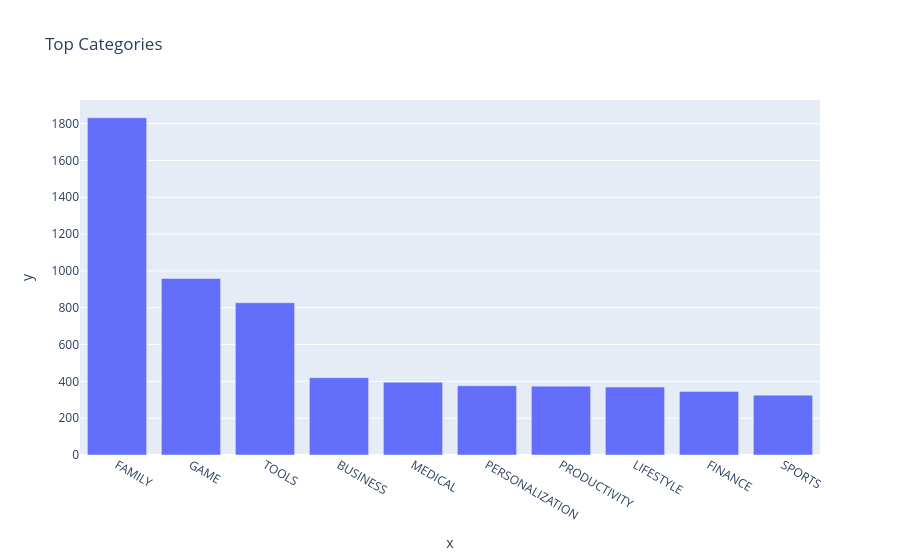

Notebook code for this chart:
### Code cell
fig = px.bar(
    x=top_categories.index,
    y=top_categories.values,
    title="Top Categories"
)

fig.show()

### Figure 1 — Plotly figure (JSON) as saved in the notebook; plotly's stock layout.template omitted (floating-point values rounded to 4 significant figures)
{"data": [{"hovertemplate": "x=%{x}<br>y=%{y}<extra></extra>", "legendgroup": "", "marker": {"color": "#636efa", "pattern": {"shape": ""}}, "name": "", "orientation": "v", "showlegend": false, "textposition": "auto", "type": "bar", "x": ["FAMILY", "GAME", "TOOLS", "BUSINESS", "MEDICAL", "PERSONALIZATION", "PRODUCTIVITY", "LIFESTYLE", "FINANCE", "SPORTS"], "xaxis": "x", "y": [1832, 959, 827, 420, 395, 376, 374, 369, 345, 325], "yaxis": "y"}], "layout": {"barmode": "relative", "legend": {"tracegroupgap": 0}, "title": {"text": "Top Categories"}, "xaxis": {"anchor": "y", "domain": [0, 1], "title": {"text": "x"}}, "yaxis": {"anchor": "x", "domain": [0, 1], "title": {"text": "y"}}}}
